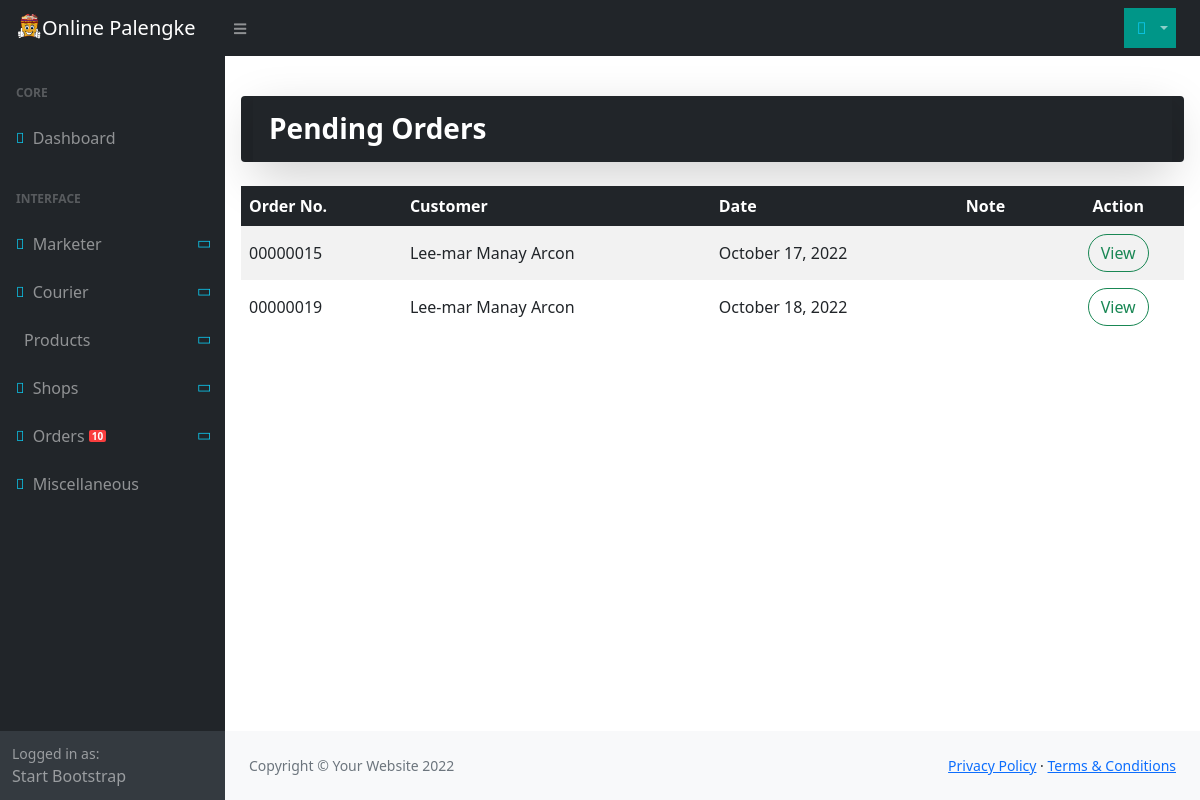
The page /Admin/Pending/ (signed in) on the database its author committed.
### tables this page shows
CREATE TABLE IF NOT EXISTS `tbl_transaction` (
  `trans_id` int NOT NULL AUTO_INCREMENT,
  `cust_id` int NOT NULL,
  `cour_id` int NOT NULL,
  `trans_date` varchar(20) NOT NULL,
  `pending` datetime NOT NULL,
  `process` datetime NOT NULL,
  `delivery` datetime NOT NULL,
  `delivered` datetime NOT NULL,
  `cancel` datetime NOT NULL,
  `trans_status` varchar(2) NOT NULL,
  `trans_note` text NOT NULL,
  `delivery_fee` decimal(10,2) NOT NULL,
  `rating` int NOT NULL,
  `review` varchar(500) NOT NULL,
  `marketer_id` int NOT NULL,
  PRIMARY KEY (`trans_id`)
);

CREATE TABLE IF NOT EXISTS `tbl_customer` (
  `cust_id` int NOT NULL AUTO_INCREMENT,
  `cust_fname` varchar(20) NOT NULL,
  `cust_mname` varchar(20) NOT NULL,
  `cust_lname` varchar(20) NOT NULL,
  `cust_sex` varchar(1) NOT NULL,
  `cust_birthdate` varchar(10) NOT NULL,
  `cust_email` varchar(35) DEFAULT NULL,
  `cust_username` varchar(20) DEFAULT NULL,
  `cust_password` varchar(255) DEFAULT NULL,
  `cust_cnum` varchar(11) NOT NULL,
  `cust_status` varchar(1) DEFAULT NULL,
  `cust_code` varchar(50) DEFAULT NULL,
  PRIMARY KEY (`cust_id`)
);

### app/controllers/Admin.php (called while the page is built, shortened)
<?php
class Admin extends Controller
{
    public function __construct()
    {
        $this->call->helper(['form', 'alert']);
        $this->call->model('M_admin');
        $this->call->model('upload');
    }
    public function Pending()
    {
        $data['transaction'] = $this->M_admin->notif_transaction();
        $data['order'] = $this->M_admin->pending();
        $this->call->view('admin/pending', $data);
    }
}

### scheme/kernel/Router.php (called while the page is built, shortened)
<?php
class Router
{
	protected $uri_string = '';
	private $route = array();
	public function __construct() {
		$this->route = route_config();
	}
	public function remap_url($url, $route)
    {
        return $this->uri_string;
    }
	public function parse_url()
	{
		$this->uri_string = trim(str_replace($_SERVER['SCRIPT_NAME'], '', $_SERVER['PHP_SELF']), '/');
		$this->url = explode('/', $this->remap_url(filter_var($this->uri_string, FILTER_SANITIZE_URL), $this->route));
		return $this->url;
	}
	public function initiate()
	{
		$this->controller = config_item('default_controller');
		$this->method = config_item('default_method');
		$segments = $this->parse_url();
		if(isset($segments[0]) && !empty($segments[0]))
		{
			if($this->route['translate_uri_dashes'] == TRUE)
				$this->controller = str_replace('-', '_', ucfirst($segments[0]));
			else
				$this->controller = ucfirst($segments[0]);
		}
		if(isset($segments[1]) && !empty($segments[1]))
		{
			if($this->route['translate_uri_dashes'] == TRUE)
				$this->method = str_replace('-', '_', $segments[1]);
			else
				$this->method = $segments[1];
		}
		if(file_exists(APP_DIR . 'controllers/' . $this->controller . '.php'))
		{
			unset($segments[0]);
			if(method_exists($this->controller, $this->method))
				unset($segments[1]);
			else
				empty($this->route['404_override']) ? show_404() : show_404('', '', $this->route['404_override']);
			$this->params = $segments ? array_values($segments) : array();
			call_user_func_array([new $this->controller, $this->method], $this->params);
		} else {
			empty($this->route['404_override']) ? show_404() : show_404('', '', $this->route['404_override']);
		}
	}
}
?>

### scheme/kernel/LavaLust.php (called while the page is built, shortened)
<?php
require_once SYSTEM_DIR . 'kernel/Registry.php';
require_once SYSTEM_DIR . 'kernel/Routine.php';
$router =& load_class('router', 'kernel');
require_once SYSTEM_DIR . 'kernel/Controller.php';
function &lava_instance()
{
  return Controller::instance();
}
$router->initiate();
?>

### index.php (called while the page is built, shortened)
<?php
require_once(SYSTEM_DIR . 'kernel/LavaLust.php');
?>

### scheme/database/Database.php (called while the page is built, shortened)
<?php
class Database {
    private static $instance = NULL;
    private $db = NULL;
    private $dbprefix = NULL;
    private $table;
    private $columns;
    private $sql;
    private $bindValues;
    private $join = NULL;
    private $where;
    private $groupBy = NULL;
    private $operators = array('=', '!=', '<', '>', '<=', '>=', '<>');
    public function __construct($dbname = NULL)
    {
        if(is_null($dbname)) {
            $database_config = database_config()['main'];
        } else {
            if(isset(database_config()[$dbname])) {
                $database_config = database_config()[$dbname];
            } else {
                throw new PDOException('No active configuration for this database.');
            }
        }
        $this->dbprefix = $database_config['dbprefix'];
        $this->driver = $database_config['driver'];
        $this->charset = $database_config['charset'];
        $this->dbost = $database_config['hostname'];
        $this->port = $database_config['port'];
        $this->dbname = $database_config['database'];
        $this->dbuser = $database_config['username'];
        $this->dbpass = $database_config['password'];
        $this->dsn = ''.$this->driver.':host=' . $this->dbost . ';dbname=' . $this->dbname . ';charset=' . $this->charset . ';port=' . $this->port;
        $options = array(
            PDO::ATTR_ERRMODE            => PDO::ERRMODE_EXCEPTION,
            PDO::ATTR_DEFAULT_FETCH_MODE => PDO::FETCH_ASSOC,
            PDO::ATTR_EMULATE_PREPARES   => false,
        );
        try {
            $this->db = new PDO($this->dsn, $this->dbuser, $this->dbpass, $options);
        } catch (Exception $e) {
            throw new PDOException($e->getMessage());
        }
    }
    public static function instance($dbname)
    {
        self::$instance = new Database($dbname);
        return self::$instance;
    }
    private function resetQuery()
    {
        $this->table = NULL;
        $this->columns = NULL;
        $this->sql = NULL;
        $this->bindValues = array();
        $this->limit = NULL;
        $this->orderBy = NULL;
        $this->groupBy = NULL;
        $this->having = NULL;
        $this->where = NULL;
        $this->join = NULL;
    }
    public function table($table_name)
    {
        $this->table = $this->dbprefix.$table_name;
        return $this;
    }
    public function select($columns)
    {
        $columns = explode(',', $columns);
        foreach ($columns as $key => $column) {
            $columns[$key] = trim($column);
        }
        $columns = implode(', ', $columns);
        $this->columns = "{$columns}";
        return $this;
    }
    public function _sql_function($column, $alias = null, $type = 'MAX')
    {
        $function = $type . '(' . $column . ')' . (! is_null($alias) ? ' AS ' . $alias : '');
        $this->columns = ( is_null($this->columns) ? $function : $this->columns . ', ' . $function);
        return $this;
    }
    public function select_sum($column, $alias = null)
    {
        return $this->_sql_function($column, $alias, $type = 'SUM');
    }
    public function join($table_name, $cond, $type = '')
    {
        $this->join = (is_null($this->join))
            ? ' ' . $type . 'JOIN' . ' ' . $this->dbprefix.$table_name . ' ON ' . $cond
            : $this->join . ' ' . $type . 'JOIN' . ' ' . $this->dbprefix.$table_name . ' ON ' . $cond;
        return $this;
    }
    public function left_join($table_name, $cond)
    {
        return $this;
    }
    public function where($where, $op = null, $val = null, $type = '', $andOr = 'AND')
    {
        if (is_array($where) && ! empty($where)) {
            $_where = [];
            foreach ($where as $column => $data) {
                $_where[] = $type . $column . ' = ?';
                $this->bindValues[] = $data;
            }
            $where = implode(' ' . $andOr . ' ', $_where);
        } else {
            if (is_array($op)) {
                $params = explode('?', $where);
                $_where = '';
                foreach ($params as $key => $value) {
                    if (! empty($value)) {
                        $_where .= $type . $value . (isset($op[$key]) ? ' ? ' : '');
                        $this->bindValues[] = $op[$key];
                    }
                }
                $where = $_where;
            } elseif (! in_array($op, $this->operators) || $op == false) {
                $where = $type . $where . ' = ?';
                $this->bindValues[] = $op;
            } else {
                $where = $type . $where . ' ' . $op . ' ?';
                $this->bindValues[] = $val;
            }
        }
        $this->where = (is_null($this->where))
            ? ' WHERE ' . $where
            : $this->where . ' ' . $andOr . ' ' . $where;
        return $this;
    }
     public function group_by($groupBy)
    {
        $this->groupBy = ' GROUP BY ';
        $this->groupBy .= (is_array($groupBy))
            ? implode(', ', $groupBy)
            : $groupBy;
        return $this;
    }
    private function buildQuery()
    {
        if ( $this->columns !== NULL ) {
            $select = $this->columns;
        }else{
            $select = "*";
        }
        $this->sql = "SELECT $select FROM {$this->table}";
        if ($this->join !== NULL) {
            $this->sql .= $this->join;
        }
        if ($this->where !== NULL) {
            $this->sql .= $this->where;
        }
        if ($this->groupBy !== NULL) {
            $this->sql .= $this->groupBy;
        }
    }
    public function get_all()
    {
        $this->getSQL = $this->sql;
        try {
            $stmt = $this->db->prepare($this->sql);
            $stmt->execute($this->bindValues);
            return $stmt->fetchAll();
        } catch(Exception $e) {
            throw new PDOException($e->getMessage().'<br>SQL STATEMENT: '.html_escape($this->getSQL));
        }
    }
    public function __destruct()
    {
        $this->db = null;
    }
}

### app/config/database.php (called while the page is built, shortened)
<?php
$database['main'] = array(
    'driver'	=> 'mysql',
    'hostname'	=> 'localhost',
    'port'		=> '3306',
    'username'	=> 'root',
    'password'	=> '',
    'database'	=> 'onlinepalengke_db',
    'charset'	=> 'utf8',
    'dbprefix'	=> '',
);
?>

### scheme/kernel/Routine.php (called while the page is built, shortened)
<?php
if ( ! function_exists('load_class'))
{
	function &load_class($class, $directory = '', $params = NULL, $object_name = NULL)
	{
		$LAVA = Registry::instance();
		$class_name = ucfirst(strtolower($class));
		$object_name = !is_null($object_name) ? strtolower($object_name) : strtolower($class_name);
		if($LAVA->get_object($object_name) != NULL)
		{
			$object = $LAVA->get_object($object_name);
			return $object;
		}
		$LAVA->store_object($object_name, isset($params) ? new $class($params) : new $class());
		$object = $LAVA->get_object($object_name);
		return $object;
	}
}
if ( ! function_exists('database_config'))
{
	function &database_config()
	{
		static $database;
		if ( file_exists(APP_DIR . 'config/database.php') )
		{
			require_once APP_DIR . 'config/database.php';
			if ( isset($database)  OR is_array($database) )
			{
				foreach( $database as $key => $val )
				{
					$database[$key] = $val;
				}
				return $database;
			}
		} else
			show_404('404 Not Found', 'The configuration file does not exist');
	}
}

### app/models/M_admin.php (called while the page is built, shortened)
<?php
class M_admin extends Model
{
   public function pending()
   {
      return $this->db->table('tbl_transaction as t')->select('t.*,cu.*')->select_sum('(c.quantity*p.prod_price)', 'total')->left_join('tbl_cart as c', 't.trans_id=c.trans_id')->left_join('tbl_customer as cu', 't.cust_id=cu.cust_id')->left_join('tbl_product as p', 'c.prod_id=p.prod_id')->group_by('t.trans_id')->where(array('t.trans_status' => 'P'))->get_all();
   }
}

### scheme/kernel/Model.php (called while the page is built, shortened)
<?php
class Model {
    public function __get($key)
    {
        return lava_instance()->$key;
    }
}

### scheme/kernel/Registry.php (called while the page is built, shortened)
<?php
class Registry
{
	private $_classes = array();
	private static $_instance;
    public static function instance()
    {
    	if(!isset(self::$_instance))
        {
            self::$_instance = new self();
        }
        return self::$_instance;
    }
    protected function get($key)
    {
        if(isset($this->_classes[$key]))
        {
            return $this->_classes[$key];
        }
        return NULL;
    }
    protected function set($key, $object)
    {
        $this->_classes[$key] = $object;
    }
    static function get_object($key)
    {
		return self::instance()->get($key);
	}
}

### app/views/admin/pending.php (the view, shortened to what this page needs)
<!DOCTYPE html>
<html lang="en">
<head>
    <link rel="stylesheet" href="<?php echo BASE_URL . PUBLIC_DIR; ?>/css/admin/styles.css">
    <link rel="stylesheet" href="https://pro.fontawesome.com/releases/v5.10.0/css/all.css">
</head>
<body>
    <?php include 'nav-bar.php' ?>
    <div class="container-fluid mt-4">
        <div class="row p-3 py-3">
            <div class="bg-dark rounded mb-4">
                <h3 class="fw-bolder text-white mb-0 p-3 shadow-lg">Pending Orders</h3>
            </div>
            <table class="table table-borderless m-0 align-middle table-striped">
        <thead>
        <tr class="bg-dark text-white">
                <th>Order No.</th>
                <th>Customer</th>
                <th>Date</th>
                <th>Note</th>
                <th class="text-center">Action</th>
            </tr>
        </thead>
        <tbody>
            <tr>
            <?php
        foreach($order as $ord){
    ?>
                <td><?=str_pad($ord['trans_id'], 8, "0", STR_PAD_LEFT);?></td>
                <td><?=$ord['cust_fname'];?> <?=$ord['cust_mname'];?> <?=$ord['cust_lname'];?></td>
                <td><?=date_format(date_create($ord['trans_date']), 'F d, Y');?></td>
                <td><?=$ord['trans_note'];?></td>
                <td class="text-center">
                    <button onclick="viewOrder(<?=$ord['trans_id'];?>);" class="btn btn-outline-success rounded-pill" id="<?=$ord['trans_id'];?>"> View </button>
                </td>
            </tr>
            <?php } ?>
        </tbody>
    </table>
        </div>
    </div>
    <?php include 'footer.php' ?>
</body>
</html>

### rows shown on the page
tbl_transaction: trans_id "00000015", cust.cust_fname "Lee-mar", cust.cust_mname "Manay", cust.cust_lname "Arcon", trans_date "October 17, 2022"
tbl_transaction: trans_id "00000019", cust.cust_fname "Lee-mar", cust.cust_mname "Manay", cust.cust_lname "Arcon", trans_date "October 18, 2022"
